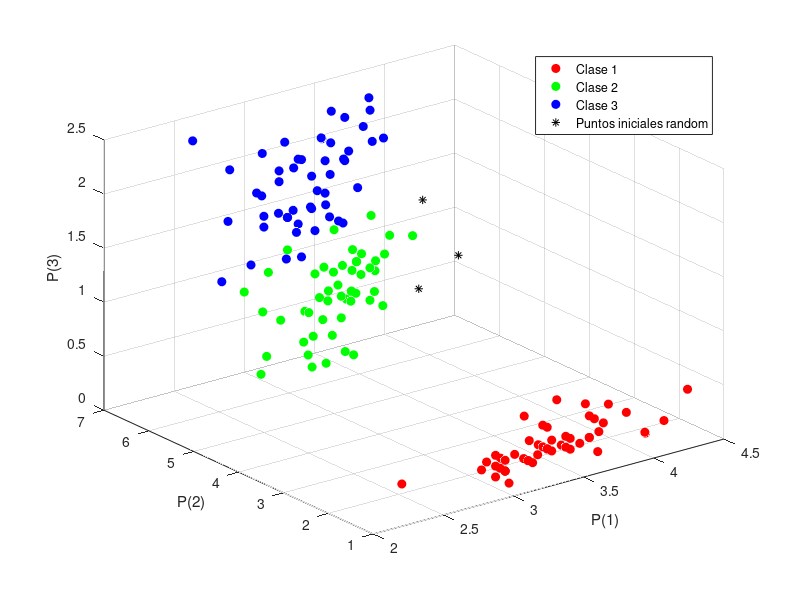

Reproduce this figure in MATLAB. (Note: this script raises an error after producing the figure.)
clc,clear all,close all
dat = fopen('IrisDataBase.dat');
IrisDataBase=textscan(dat, '%f %f %f %f %s');
fclose(dat);
Datos(:,1)=IrisDataBase{2};
Datos(:,2)=IrisDataBase{3};
Datos(:,3)=IrisDataBase{4};
DatosS=Datos(1:50,:);
DatosVS=Datos(51:100,:); 
DatosV=Datos(101:150,:);

figure
plot3(DatosS(:,1),DatosS(:,2),DatosS(:,3),'ro','markerFaceColor','r')
hold on 
plot3(DatosVS(:,1),DatosVS(:,2),DatosVS(:,3),'go','markerFaceColor','g')
plot3(DatosV(:,1),DatosV(:,2),DatosV(:,3),'bo','markerFaceColor','b')
grid on;
xy=Datos';
cm=sum(xy,2)/length(xy(1,:)); 
w=rand(3,3); 
w(1,:)=w(1,:)+cm(1); 
w(2,:)=w(2,:)+cm(2);
w(3,:)=w(3,:)+cm(3);
alph=.5; 
plot3(w(1,1),w(2,1),w(3,1),'*k',w(1,2),w(2,2),w(3,2),'*k',w(1,3),w(2,3),w(3,3),'*k')
xlabel('P(1)'),ylabel('P(2)'),zlabel('P(3)')...
    ,legend('Clase 1','Clase 2','Clase 3','Puntos iniciales random')
C(1,:)=w(1,:);
C(2,:)=w(2,:);
C(3,:)=w(3,:);
pause;
while alph>.1
  numr=round(rand(1)*149)+1; 
  a=max(compet((sum(w.*w)'-(2*w'*xy(:,numr))+(xy(:,numr)'*xy(:,numr)))*-1).*[1:3]'); 
  w(:,a)=w(:,a)+alph*(xy(:,numr)-w(:,a)); %modifico los pesos  de la neurona ganadora
  alph=alph-.005; %decremento el valor de alpha
  plot3(w(1,1),w(2,1),w(3,1),'pm',w(1,2),w(2,2),w(3,2),'hm',w(1,3),w(2,3),w(3,3),'vm') %grafico el movimiento que van teniendo los pesos
  pause(.06) %doy tiempo para que se despliegue lo anterior

end
figure
plot3(DatosS(:,1),DatosS(:,2),DatosS(:,3),'ro','markerFaceColor','r')
hold on  
plot3(DatosVS(:,1),DatosVS(:,2),DatosVS(:,3),'go','markerFaceColor','g')
plot3(DatosV(:,1),DatosV(:,2),DatosV(:,3),'bo','markerFaceColor','b')
grid on;
plot3(C(1,1),C(2,1),C(3,1),'*m',C(1,2),C(2,2),C(3,2),'*m',C(1,3),C(2,3),C(3,3),'*m')
plot3(w(1,1),w(2,1),w(3,1),'pk',w(1,2),w(2,2),w(3,2),'pk',w(1,3),w(2,3),w(3,3),'pk','markerFaceColor','k')
xlabel('P(1)'),ylabel('P(2)'),zlabel('P(3)')...
 ,legend('Clase 1','Clase 2','Clase 3','Puntos iniciales random','','','Centro de clase generado')